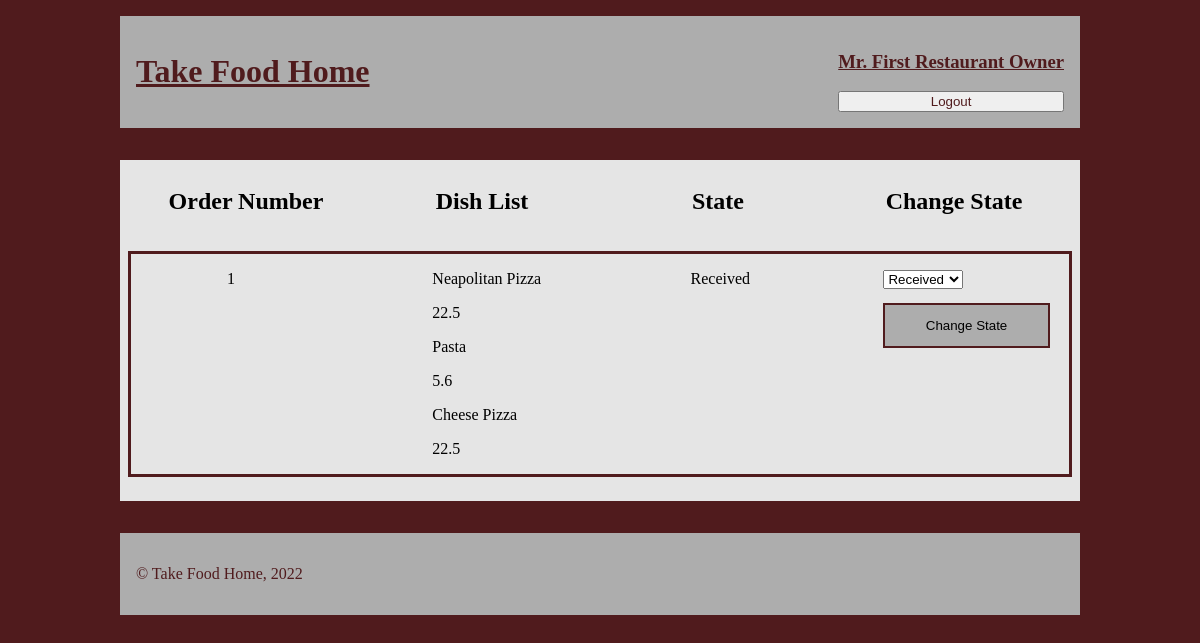
/restaurant-orders-page.php?restaurantID=1 (signed in), run on the app's committed database.
### tables this page shows
CREATE TABLE FoodOrder(
    orderID         INTEGER PRIMARY KEY,
    date            DATE NOT NULL,
    state           VARCHAR(10) DEFAULT 'Received',
    restaurantID    INTEGER REFERENCES Restaurant(restaurantID),
    customerID      INTEGER REFERENCES User(userID)
);

CREATE TABLE DishFoodOrder(
    dishfoodorderID INTEGER PRIMARY KEY,
    dishID          INTEGER REFERENCES Dish(dishID),
    orderID         INTEGER REFERENCES FoodOrder(orderID)
    
);

CREATE TABLE Dish(
    dishID          INTEGER PRIMARY KEY,
    name            VARCHAR(32) NOT NULL,
    description     TEXT NOT NULL,
    price           FLOAT NOT NULL,
    picture        TEXT NOT NULL,
    category        VARCHAR(32) NOT NULL,
    restaurantID    INTEGER REFERENCES Restaurant(restaurantID)
);

### restaurant-orders-page.php (called while the page is built, shortened)
<?php
    require_once('php/output-functions/restaurant-info/draw-restaurant-orders.php');
    require_once('php/output-functions/draw-header.php');
    require_once('php/output-functions/draw-footer.php');
    outputRestaurantOrders();
?>

### database/data-fetching/restaurant-orders.php (called while the page is built)
<?php
    function getRestaurantOrders($db, $restaurant_id) {
        $stmt = $db->prepare(
            'SELECT * FROM FoodOrder
            WHERE restaurantID = :id'
        );
        $stmt->bindParam(':id', $restaurant_id);
        $stmt->execute();
        $orders = $stmt->fetchAll();
        return $orders;
    }
?>

### database/data-fetching/dishes.php (called while the page is built, shortened)
<?php
    function getDishInfo($db, $dishID) {
        $stmt = $db->prepare(
            'SELECT * FROM Dish
            WHERE dishID = :id'
        );
        $stmt->bindParam(':id', $dishID);
        $stmt->execute();
        $dish = $stmt->fetch();
        return $dish;
    }
    function getDishsByOrder($db, $orderid){
        $stmt = $db ->prepare(
            'SELECT dishID FROM DishFoodOrder
            WHERE orderID = :id'
        );
        $stmt->bindParam(':id' , $orderid);
        $stmt->execute();
        $dishes = $stmt->fetchAll();
        return $dishes;
    }
?>

### php/output-functions/restaurant-info/draw-restaurant-orders.php (the view, shortened to what this page needs)
<?php
    function outputRestaurantOrders() {
        require_once('database/db-connection.php');
        require_once('database/data-fetching/restaurant-orders.php');
        require_once('database/data-fetching/dishes.php');
        $db = getDatabaseConnection('database/restaurants.db');
        $restaurantID = preg_replace("/[^0-9\s]/", '', $_GET['restaurantID']);
        $orders = getRestaurantOrders($db, $restaurantID); ?>
        <main>
            <section id="ordersRestaurant">
                <h2>Order Number</h2>
                <h2>Dish List</h2>
                <h2>State</h2>
                <h2>Change State</h2>
                <?php foreach($orders as $order) { ?>
                    <div class="order">
                        <p class="orderNumber"><?=$order['orderID']?></p>
                        <div class="order-list">
                        <?php
                            $dishesids = getDishsByOrder($db,$order['orderID']);
                            foreach($dishesids as $dish){
                                $i = getDishInfo($db,$dish['dishID']);
                                ?>
                                <div class="item-dish">
                                    <p><?=$i['name']?></p>
                                    <p><?=$i['price']?></p>
                                </div>
                                <?php
                            }
                        ?>
                        </div>
                        <p class="orderState"><?=$order['state']?></p>
                        <form action="php/actions/edit-order-state.php" methode="get">
                            <select name="state">
                                <option value="Received">Received</option>
                            </select>
                            <input class="button" type="submit" value="Change State">
                        </form>
                    </div>
                <?php
                } ?>
            </section>
        </main>
    <?php
    }
?>

### css/style.css (style rules this page uses)
body { --main-color: #501B1D; --background-color: #E5E5E5; --secondary-color: #ADADAD; width: 60em; margin: 1em auto; background-color: var(--main-color); }
.button { background-color: var(--secondary-color); color: black; border: 2px solid var(--main-color); padding: 1em 0em; text-align: center; margin-top: 1em; min-width: 20%; max-height: 3.5em; }
p { word-break: normal; }
main { background-color: var(--main-color); color: var(--main-color); }
main form { background-color: var(--background-color); padding: 1em; }
main input { width: 98%; padding: 12px 20px; margin: 0.7em 0.5em; box-sizing: border-box; }
.order { width: 100%; display: flex; justify-content: space-around; border: solid var(--main-color); margin: 1em 0; }
.order .orderNumber { margin-left: 1em; }
.order .order-list { margin-left: 3em; }
#ordersRestaurant { background-color: var(--background-color); color:black; padding: 0.5em; margin: 2em 0em; display: flex; flex-wrap: wrap; justify-content: space-around; }
#ordersRestaurant .order { justify-content: space-between; }
#ordersRestaurant h2 { width: 25%; text-align: center; }
#ordersRestaurant .order p { margin-left: 6em; }
#ordersRestaurant .order .orderState { margin-right: 4em; }
#ordersRestaurant .order form .button { margin: 1em 0; }

### data on the page
foodorder: orderID "1", state "Received"
dishfoodorder: dishID.name "Neapolitan Pizza", dishID.price "22.5"
dishfoodorder: dishID.name "Pasta", dishID.price "5.6"
dishfoodorder: dishID.name "Cheese Pizza", dishID.price "22.5"

### other printed values
$_SESSION['name'] "Mr. First Restaurant Owner"
